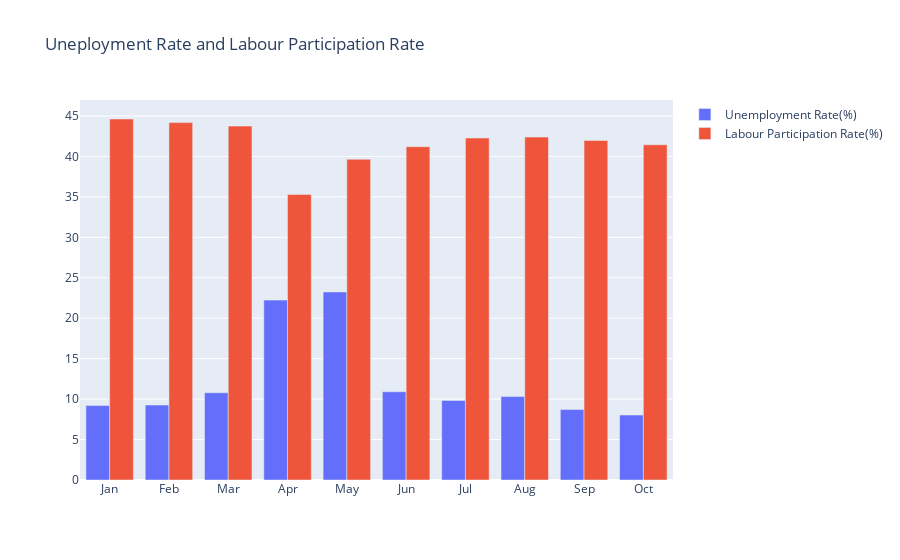

This figure's notebook cell:
### Code cell
IND =  k.groupby(["month"])[['Estimated Unemployment Rate(%)', "Estimated Employed", "Estimated Labour Participation Rate(%)"]].mean()
IND = pd.DataFrame(IND).reset_index()
month = IND.month
unemployment_rate = IND["Estimated Unemployment Rate(%)"]
labour_participation_rate = IND["Estimated Labour Participation Rate(%)"]

fig = go.Figure()

fig.add_trace(go.Bar(x = month, y = unemployment_rate, name= "Unemployment Rate(%)"))
fig.add_trace(go.Bar(x = month, y = labour_participation_rate, name= "Labour Participation Rate(%)"))

fig.update_layout(title="Uneployment Rate and Labour Participation Rate",
                  xaxis={"categoryorder":"array", "categoryarray":["Jan", "Feb", "Mar", "Apr", "May", "Jun", "Jul", "Aug", "Sep", "Oct"]})

fig.show()

### Figure 1 — Plotly figure (JSON) as saved in the notebook; plotly's stock layout.template omitted (floating-point values rounded to 4 significant figures)
{"data": [{"name": "Unemployment Rate(%)", "type": "bar", "x": ["Apr", "Aug", "Feb", "Jan", "Jul", "Jun", "Mar", "May", "Oct", "Sep"], "y": [22.24, 10.31, 9.266, 9.197, 9.834, 10.91, 10.78, 23.24, 8.026, 8.706]}, {"name": "Labour Participation Rate(%)", "type": "bar", "x": ["Apr", "Aug", "Feb", "Jan", "Jul", "Jun", "Mar", "May", "Oct", "Sep"], "y": [35.3, 42.39, 44.18, 44.63, 42.27, 41.2, 43.75, 39.65, 41.44, 41.97]}], "layout": {"title": {"text": "Uneployment Rate and Labour Participation Rate"}, "xaxis": {"categoryarray": ["Jan", "Feb", "Mar", "Apr", "May", "Jun", "Jul", "Aug", "Sep", "Oct"], "categoryorder": "array"}}}
